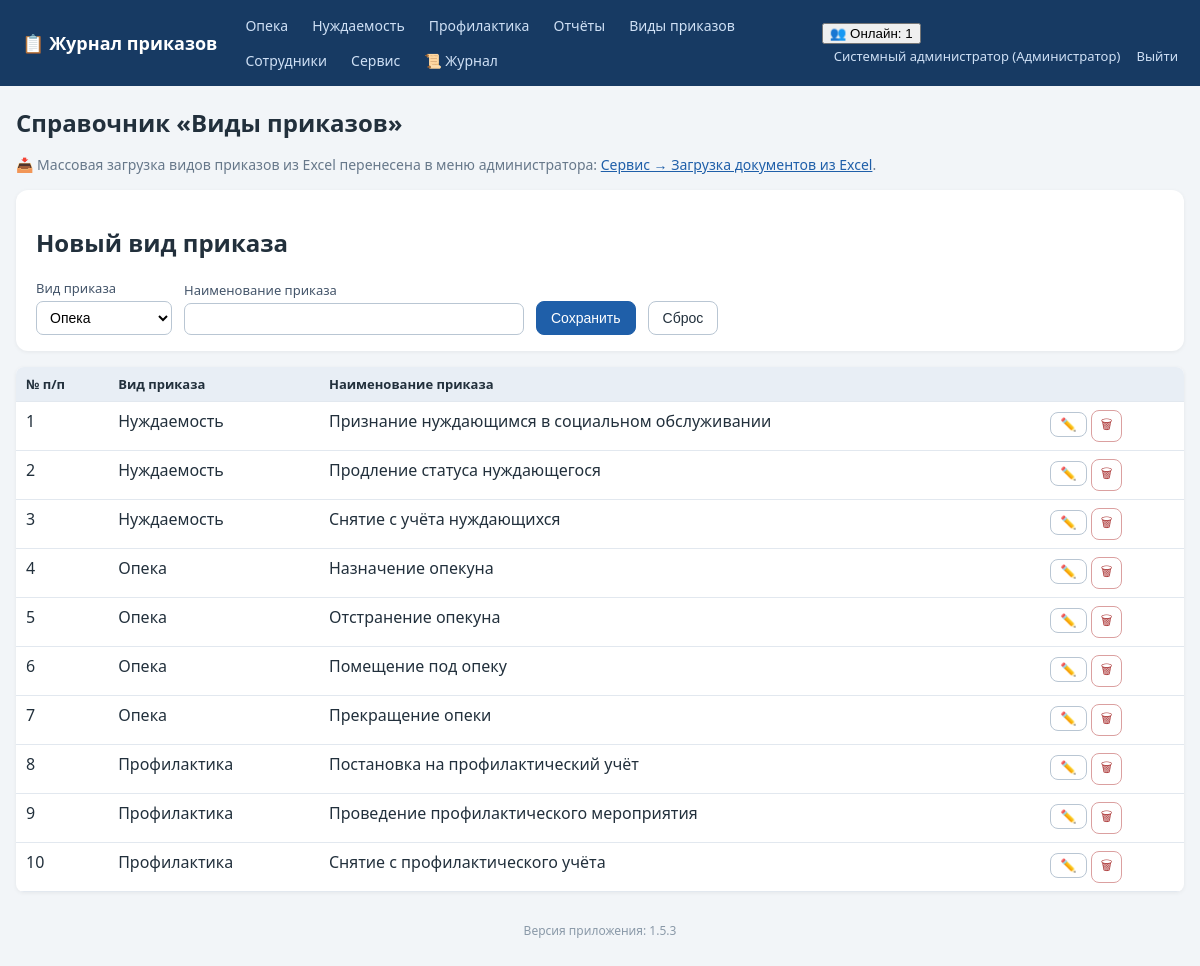
The app's page /order_types (signed in) with its own data.
### tables this page shows
CREATE TABLE employees (
    id INTEGER PRIMARY KEY AUTOINCREMENT,
    full_name TEXT NOT NULL,
    position TEXT NOT NULL DEFAULT '',
    login TEXT UNIQUE,
    password_hash TEXT,
    pwd_changed_at TEXT,           -- дата последней самостоятельной смены пароля
    role_id INTEGER REFERENCES roles(id)
);

CREATE TABLE roles (
    id INTEGER PRIMARY KEY AUTOINCREMENT,
    name TEXT UNIQUE NOT NULL
);

CREATE TABLE order_types (
    id INTEGER PRIMARY KEY AUTOINCREMENT,
    kind TEXT NOT NULL,              -- вид приказа (название журнала)
    name TEXT NOT NULL,              -- наименование приказа
    prefix TEXT NOT NULL DEFAULT '', -- префикс номера приказа для вида (напр. "ОП" -> 1-ОП)
    UNIQUE(kind, name)
);

### app.py (the view)
@app.route('/order_types')
def order_types():
    require_login()
    conn = get_db()
    rows = conn.execute('SELECT * FROM order_types ORDER BY kind, name').fetchall()
    conn.close()
    return render_template('order_types.html', rows=rows)

### app.py (called while the page is built, shortened)
def has_request_context_safe():
    try:
        from flask import has_request_context
        return has_request_context()
    except Exception:
        return False

def _session_signature(uid):
    raw = request.cookies.get(app.config['SESSION_COOKIE_NAME'], '')
    if not raw:
        return ''

def _db_touch_throttled(key, min_interval=10.0):
    now = time.time()
    last = _DB_TOUCH_TS.get(key, 0)
    if now - last >= min_interval:
        _DB_TOUCH_TS[key] = now
        return True
    return False

def db_cleanup_active_sessions(cutoff):
    try:
        conn = get_db()
        conn.execute('DELETE FROM active_sessions WHERE last_seen < ?', (cutoff,))
        conn.commit()
        conn.close()
    except Exception:
        pass

def touch_active_session(uid):
    sid = _session_signature(uid)
    ip = request.remote_addr if has_request_context_safe() else ''
    now = time.time()
    with ACTIVE_SESSIONS_LOCK:
        ACTIVE_SESSIONS[(uid, sid)] = {'last_seen': now, 'ip': ip}
    if _db_touch_throttled((uid, sid)):
        db_touch_active_session(uid, sid, ip)

def cleanup_active_sessions():
    cutoff = time.time() - ACTIVE_TIMEOUT
    with ACTIVE_SESSIONS_LOCK:
        expired = [k for k, v in ACTIVE_SESSIONS.items()
                   if v['last_seen'] < cutoff]
        for k in expired:
            del ACTIVE_SESSIONS[k]
    db_cleanup_active_sessions(cutoff)

@app.before_request
def _mark_tls_noise_context():
    try:
        from flask import g as _fg
        _tls_noise_ctx.g = _fg
    except Exception:
        pass

def get_db():
    conn = sqlite3.connect(DB_PATH)
    conn.row_factory = sqlite3.Row
    conn.execute('PRAGMA foreign_keys = ON')
    return conn

def current_user():
    uid = session.get('user_id')
    if not uid:
        return None
    conn = get_db()
    u = conn.execute('SELECT e.*, r.name AS role_name FROM employees e '
                     'LEFT JOIN roles r ON r.id=e.role_id WHERE e.id=?', (uid,)).fetchone()
    conn.close()
    return u

def require_login():
    if not current_user():
        abort(redirect(url_for('login')))

def can_access_journal(user, journal):
    if not user:
        return False
    if user['role_name'] in FULL_DATA_ROLES:  # админ и начальник — полный доступ
        return True
    return user['role_name'] in ROLE_ACCESS[journal]

### templates/order_types.html (shortened to what this page needs)
{% extends 'base.html' %}
{% block content %}
<h1>Справочник «Виды приказов»</h1>
{% if cu and cu.role_name in ['Администратор','Начальник отдела','Куратор'] %}
<p class="muted no-print">📥 Массовая загрузка видов приказов из Excel перенесена в меню администратора:
   <a href="{{ url_for('service') }}">Сервис → Загрузка документов из Excel</a>.</p>
<div class="panel">
  <h2 id="otTitle">Новый вид приказа</h2>
  <form method="post" action="{{ url_for('order_type_save') }}" id="otForm">
    <label>Вид приказа
      <select name="kind" id="ot_kind">
        {% for j,t in all_journals %}<option value="{{j}}">{{t}}</option>{% endfor %}
      </select>
    </label>
    <label>Наименование приказа <input name="name" id="ot_name" required style="min-width:340px"></label>
    <button class="btn primary">Сохранить</button>
    <button class="btn" type="button" onclick="resetOt()">Сброс</button>
  </form>
</div>
{% endif %}
<table class="grid">
  <tr><th>№ п/п</th><th>Вид приказа</th><th>Наименование приказа</th>
      {% if cu and cu.role_name in ['Администратор','Начальник отдела','Куратор'] %}<th></th>{% endif %}</tr>
  {% for r in rows %}
  <tr>
    <td>{{ loop.index }}</td>
    <td>{{ journal_titles[r.kind] }}</td>
    <td>{{ r.name }}</td>
    {% if cu and cu.role_name in ['Администратор','Начальник отдела','Куратор'] %}
    <td class="actions">
      <button class="btn sm" data-id="{{ r.id }}" data-kind="{{ r.kind }}" data-name="{{ r.name }}"
              onclick="editOt(this)">✏️</button>
      <form method="post" action="{{ url_for('order_type_delete', tid=r.id) }}" style="display:inline"
            onsubmit="return confirm('Удалить?')"><button class="btn sm danger">🗑</button></form>
    </td>
    {% endif %}
  </tr>
  {% endfor %}
</table>
{% endblock %}

### templates/base.html (shortened to what this page needs)
<!DOCTYPE html>
<html lang="ru">
<head>
<link rel="stylesheet" href="{{ url_for('static', filename='style.css') }}">
</head>
<body>
<header class="topbar no-print">
  <div class="brand"><a href="{{ url_for('index') }}">📋 Журнал приказов</a></div>
  <nav>
    {% for j, t in accessible_journals %}
      <a href="{{ url_for('journal_list', journal=j) }}">{{ t }}</a>
    {% endfor %}
    {% if cu and cu.role_name in ['Администратор','Начальник отдела','Куратор'] %}
      <a href="{{ url_for('reports') }}">Отчёты</a>
    {% endif %}
    <a href="{{ url_for('order_types') }}">Виды приказов</a>
    {% if cu and cu.role_name == 'Администратор' %}
      <a href="{{ url_for('employees') }}">Сотрудники</a>
      <a href="{{ url_for('service') }}">Сервис</a>
      <a href="{{ url_for('logs_view') }}" title="Журнал логирования">📜 Журнал</a>
    {% endif %}
  </nav>
  <div class="userbox">
    {% if cu %}
      {% if active_users is not none %}
        <div class="online" id="onlineBox" title="Сотрудники, работавшие в системе за последние {{ (active_timeout // 60) or 1 }} мин. Обновляется автоматически.">
          <button type="button" class="online-toggle" onclick="toggleOnline()">👥 Онлайн: {{ active_users|length }}</button>
        </div>
      {% endif %}
      <a href="{{ url_for('profile') }}" title="Сменить пароль">{{ cu.full_name }} ({{ cu.role_name }})</a>
      <a href="{{ url_for('logout') }}">Выйти</a>
    {% endif %}
  </div>
</header>
<main class="container">
  {% block content %}{% endblock %}
</main>
<footer class="foot no-print">Версия приложения: {{ app_version }}</footer>
</body>
</html>

### static/style.css (style rules this page uses)
:root { --bs:#1f5fa9;--bg:#f2f5f8;--tx:#22303c; }
* { box-sizing:border-box }
body { margin:0;font-family:"Segoe UI",Arial,sans-serif;background:var(--bg);color:var(--tx); }
a { color:var(--bs); }
.topbar { display:flex;align-items:center;gap:18px;flex-wrap:wrap;background:#173a63;color:#fff;padding:10px 22px; }
.topbar .brand a { color:#fff;font-weight:700;font-size:18px;text-decoration:none; }
.topbar nav { display:flex;gap:4px;flex-wrap:wrap;flex:1; }
.topbar nav a { color:#cfe0f5;text-decoration:none;padding:6px 10px;border-radius:6px;font-size:14px; }
.userbox a { color:#cfe0f5;text-decoration:none;font-size:13px;margin-left:12px; }
.container { max-width:1200px;margin:20px auto;padding:0 16px; }
h1 { font-size:24px; }
.panel { background:#fff;border-radius:12px;padding:16px 20px;margin:16px 0;box-shadow:0 1px 4px rgba(0,0,0,.06); }
.panel form { display:flex;flex-wrap:wrap;gap:12px;align-items:end; }
label { display:flex;flex-direction:column;font-size:13px;gap:4px;color:#44556a; }
input,select { padding:7px 9px;border:1px solid #b9c6d3;border-radius:7px;font-size:14px;background:#fff; }
.btn { display:inline-block;padding:8px 14px;border-radius:8px;border:1px solid #b9c6d3;background:#fff;color:var(--tx);cursor:pointer;font-size:14px;text-decoration:none; }
.btn.primary { background:var(--bs);border-color:var(--bs);color:#fff; }
.btn.danger { background:#fff;border-color:#dba0a0;color:#a33; }
.btn.sm { padding:4px 9px;font-size:13px; }
table.grid { width:100%;border-collapse:collapse;background:#fff;margin:14px 0;box-shadow:0 1px 4px rgba(0,0,0,.06);border-radius:8px;overflow:hidden; }
.grid th { background:#e8eef5;font-size:13px;text-align:left; }
.grid th,.grid td { padding:8px 10px;border-bottom:1px solid #e2e8ef;vertical-align:top; }
.actions { white-space:nowrap; }
.muted { color:#67788a;font-size:14px; }
.foot { text-align:center;color:#8a99a8;font-size:12px;margin:30px 0; }

### records on screen
employees: full_name "Системный администратор"
roles: role_name "Администратор"
order_types: kind "Нуждаемость", name "Признание нуждающимся в социальном обслуживании"
order_types: kind "Нуждаемость", name "Продление статуса нуждающегося"
order_types: kind "Нуждаемость", name "Снятие с учёта нуждающихся"
order_types: kind "Опека", name "Назначение опекуна"
order_types: kind "Опека", name "Отстранение опекуна"
order_types: kind "Опека", name "Помещение под опеку"
order_types: kind "Опека", name "Прекращение опеки"
order_types: kind "Профилактика", name "Постановка на профилактический учёт"
order_types: kind "Профилактика", name "Проведение профилактического мероприятия"
order_types: kind "Профилактика", name "Снятие с профилактического учёта"

### other values on screen
{{ t }} "Опека" "Нуждаемость" "Профилактика"
{{ active_users|length }} "1"
{{ app_version }} "1.5.3"
form field kind "Опека"
